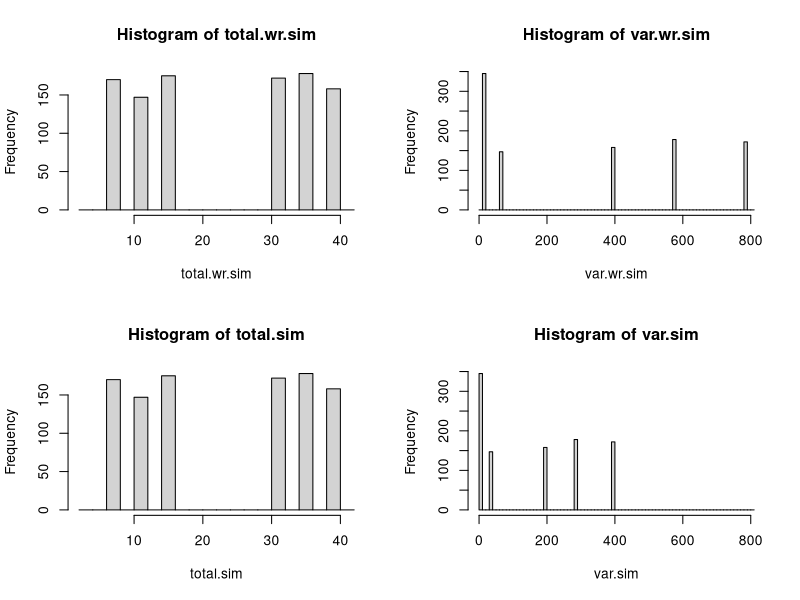
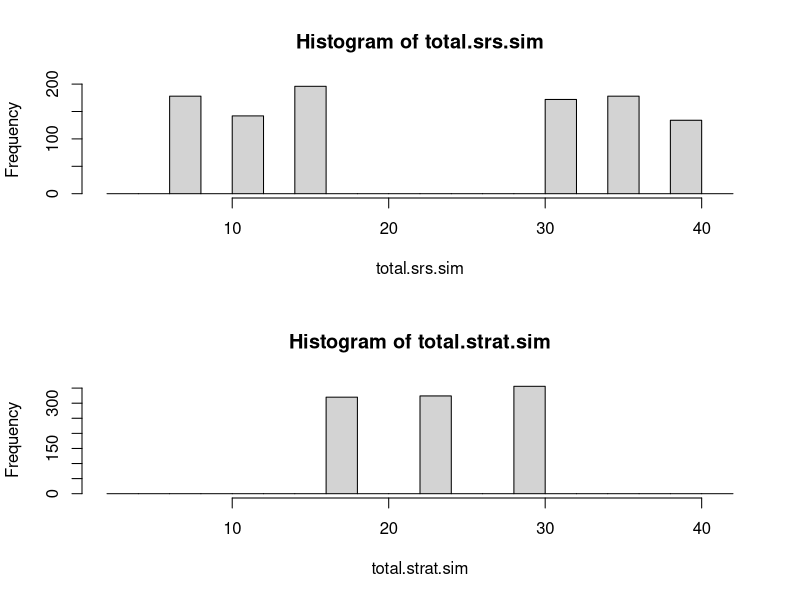
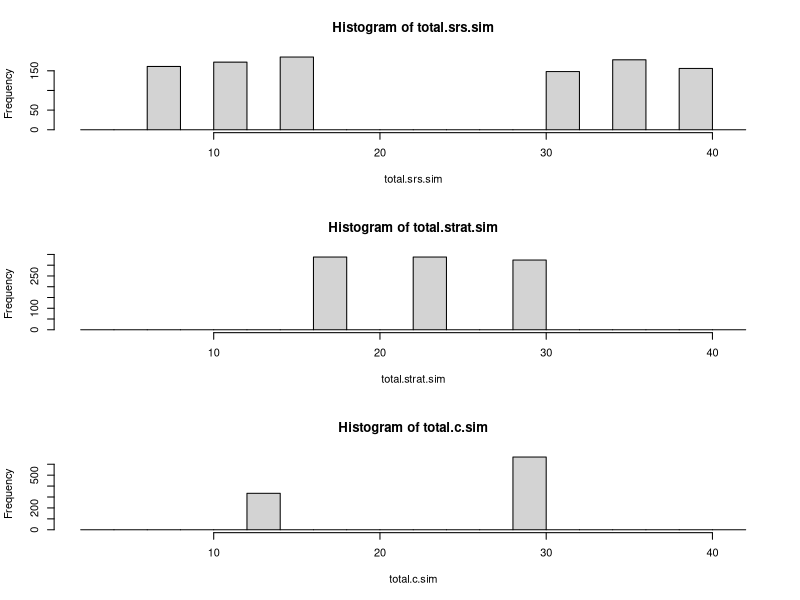

Generate these figures, in order, with R:
library(survey)

### Toy example: introduction to using survey package

## Create toy population
Farm=seq(1:4)
Size=c(4, 6, 6, 20)
Coffee=c(1, 3, 5, 15)
Toy.frame <- data.frame(Farm, Size, Coffee)

## Scenario 1: simple random sampling
# draw sample and create sample data file
toy.sample1 <- sample(1:4, 2)
Toy.data1 <- Toy.frame[toy.sample1,]
Weight=c(2,2)
Toy.data1 <- cbind(Toy.data1,Weight)

# create the design object (first without FPC, then with FPC)
Toy.design1.wr <- svydesign(~1, weights=~Weight, data=Toy.data1)
Pop.size=rep(4,2)
Toy.data1 <- cbind(Toy.data1,Pop.size)
Toy.design1 <- svydesign(~1, weights=~Weight, fpc=~Pop.size, data=Toy.data1)

# compute estimates
coffee.wr<-svytotal(~Coffee,Toy.design1.wr)
coffee<-svytotal(~Coffee,Toy.design1)
vcov(coffee)
coef(coffee)

# check unbiasedness of estimator and variance estimator
B=1000
total.wr.sim=rep(0,B)
var.wr.sim=total.wr.sim
total.sim=total.wr.sim
var.sim=total.wr.sim
for(b in 1:B)
	{ toy.sample1 <- sample(1:4, 2)
	Toy.data1 <- Toy.frame[toy.sample1,]
	Weight=c(2,2)
	Toy.data1 <- cbind(Toy.data1,Weight)
	Toy.design1.wr <- svydesign(~1, weights=~Weight, data=Toy.data1)
	Pop.size=rep(4,2)
	Toy.data1 <- cbind(Toy.data1,Pop.size)
	Toy.design1 <- svydesign(~1, weights=~Weight, fpc=~Pop.size, data=Toy.data1)
	coffee.wr<-svytotal(~Coffee,Toy.design1.wr)
	coffee<-svytotal(~Coffee,Toy.design1)
	total.wr.sim[b]<-coef(coffee.wr)
	var.wr.sim[b]<-vcov(coffee.wr)
	total.sim[b]<-coef(coffee)
	var.sim[b]<-vcov(coffee)
	}
par(mfrow=c(2,2))
hist(total.wr.sim, breaks=2*(1:21))
hist(var.wr.sim, breaks=10*(0:81))
hist(total.sim, breaks=2*(1:21))
hist(var.sim, breaks=10*(0:81))
mean(total.sim)
var(total.sim)*(B-1)/B
mean(var.wr.sim)
mean(var.sim)

## Scenario 2: stratified simple random sampling
# draw sample and create sample data file
toy.sample2 <- c(sample(1:3, 1),4)
Toy.data2 <- Toy.frame[toy.sample2,]
Weight=c(3,1)
Stratum=c("Small farms","Large farms")
Stratum.size=c(3,1)
Toy.data2 <- cbind(Toy.data2, Weight, Stratum, Stratum.size)

# create the design object
Toy.design2 <- svydesign(~1, strata=~Stratum, weights=~Weight, fpc=~Stratum.size, data=Toy.data2)

# compute estimates
options(survey.lonely.psu = "adjust")
coffee<-svytotal(~Coffee,Toy.design2)

# check unbiasedness of estimator
B=1000
total.srs.sim=rep(0,B)
total.strat.sim=total.srs.sim
var.strat.sim=total.srs.sim
for(b in 1:B)
	{ toy.sample1 <- sample(1:4, 2)
	Toy.data1 <- Toy.frame[toy.sample1,]
	Weight=c(2,2)
	Pop.size=rep(4,2)
	Toy.data1 <- cbind(Toy.data1,Weight,Pop.size)
	Toy.design1 <- svydesign(~1, weights=~Weight, fpc=~Pop.size, data=Toy.data1)
	coffee<-svytotal(~Coffee,Toy.design1)
	total.srs.sim[b]<-coef(coffee)
	toy.sample2 <- c(sample(1:3, 1),4)
	Toy.data2 <- Toy.frame[toy.sample2,]
	Weight=c(3,1)
	Stratum=c("Small farms","Large farms")
	Stratum.size=c(3,1)
	Toy.data2 <- cbind(Toy.data2, Weight, Stratum, Stratum.size)
	Toy.design2 <- svydesign(~1, strata=~Stratum, weights=~Weight, fpc=~Stratum.size, data=Toy.data2)
	coffee<-svytotal(~Coffee,Toy.design2)
	total.strat.sim[b]<-coef(coffee)
	var.strat.sim<-vcov(coffee)
	}
par(mfrow=c(2,1))
hist(total.srs.sim, breaks=2*(1:21))
hist(total.strat.sim, breaks=2*(1:21))
mean(total.strat.sim)
var(total.strat.sim)*(B-1)/B
mean(var.strat.sim)

## Scenario 3: cluster sampling
# draw sample and create sample data file
Neighborhood=c(1,1,2,3)
Toy.frame.c=cbind(Toy.frame,Neighborhood)
toy.sample3 <- sample(1:3, 2)
Toy.data3 <- Toy.frame.c[(Neighborhood %in% toy.sample3),]
Weight=rep(1.5,length(Toy.data3$Farm))
Cluster.size=rep(3,length(Toy.data3$Farm))
Toy.data3 <- cbind(Toy.data3, Weight, Cluster.size)

# create the design object
Toy.design3 <- svydesign(~Neighborhood, weights=~Weight, fpc=~Cluster.size, data=Toy.data3)

# compute estimates
coffee<-svytotal(~Coffee,Toy.design3)

# check unbiasedness of estimator
B=1000
total.srs.sim=rep(0,B)
total.strat.sim=total.srs.sim
total.c.sim=total.srs.sim
var.c.sim=total.srs.sim
for(b in 1:B)
	{ toy.sample1 <- sample(1:4, 2)
	Toy.data1 <- Toy.frame[toy.sample1,]
	Weight=c(2,2)
	Pop.size=rep(4,2)
	Toy.data1 <- cbind(Toy.data1,Weight,Pop.size)
	Toy.design1 <- svydesign(~1, weights=~Weight, fpc=~Pop.size, data=Toy.data1)
	coffee<-svytotal(~Coffee,Toy.design1)
	total.srs.sim[b]<-coef(coffee)
	toy.sample2 <- c(sample(1:3, 1),4)
	Toy.data2 <- Toy.frame[toy.sample2,]
	Weight=c(3,1)
	Stratum=c("Small farms","Large farms")
	Stratum.size=c(3,1)
	Toy.data2 <- cbind(Toy.data2, Weight, Stratum, Stratum.size)
	Toy.design2 <- svydesign(~1, strata=~Stratum, weights=~Weight, fpc=~Stratum.size, data=Toy.data2)
	coffee<-svytotal(~Coffee,Toy.design2)
	total.strat.sim[b]<-coef(coffee)
	toy.sample3 <- sample(1:3, 2)
	Toy.data3 <- Toy.frame.c[(Neighborhood %in% toy.sample3),]
	Weight=rep(1.5,length(Toy.data3$Farm))
	Cluster.size=rep(3,length(Toy.data3$Farm))
	Toy.data3 <- cbind(Toy.data3, Weight, Cluster.size)
	Toy.design3 <- svydesign(~Neighborhood, weights=~Weight, fpc=~Cluster.size, data=Toy.data3)
	coffee<-svytotal(~Coffee,Toy.design3)
	total.c.sim[b]<-coef(coffee)
	var.c.sim[b]<-vcov(coffee)
	}
par(mfrow=c(3,1))
hist(total.srs.sim, breaks=2*(1:21))
hist(total.strat.sim, breaks=2*(1:21))
hist(total.c.sim, breaks=2*(1:21))
mean(total.c.sim)
var(total.c.sim)*(B-1)/B
mean(var.c.sim)
